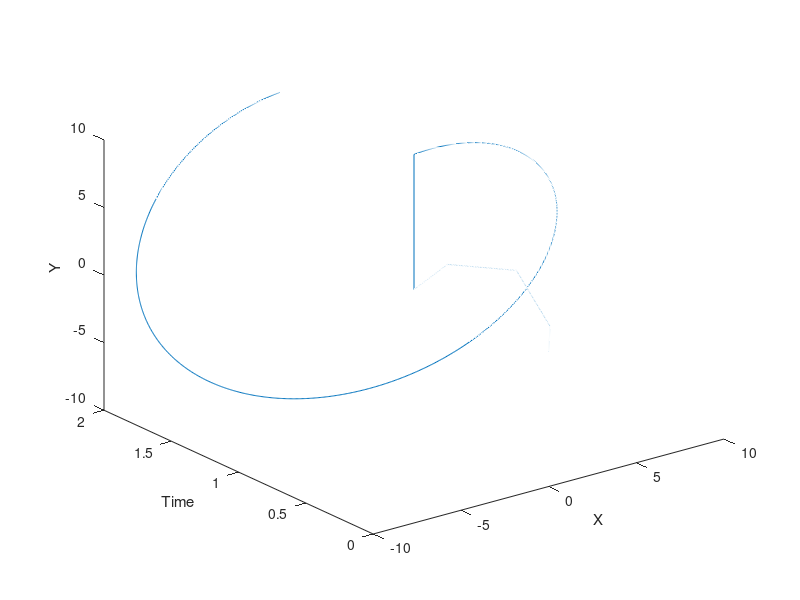

Recreate this plot in MATLAB.
time = 1;
width = 2;
height = 3;
step = 1000; % per second
t = linspace(0,time,step);
x = [linspace(0,width,step/4) linspace(width,width,step/4) linspace(width,0,step/4) linspace(0,0,step/4)];
y = [linspace(0,0,step/4) linspace(0,height,step/4) linspace(height,height,step/4) linspace(height,0,step/4)];
xt = [x; t]';
square = [t; x;  y];
%plot3(x, t, y);

r = 10;
x_c = r*sin(t*2*pi);
y_c = r*cos(t*2*pi);
%plot3(x_c, t, y_c);

t = [t t+1];
xf = [x x_c];
yf = [y y_c];

plot3(xf, t, yf);
xlabel('X');
ylabel('Time');
zlabel('Y')